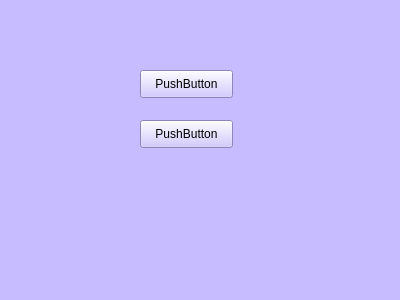
<?xml version="1.0" encoding="UTF-8"?>
<ui version="4.0">
 <class>Form</class>
 <widget class="QWidget" name="Form">
  <property name="geometry">
   <rect>
    <x>0</x>
    <y>0</y>
    <width>400</width>
    <height>300</height>
   </rect>
  </property>
  <property name="windowTitle">
   <string>Form</string>
  </property>
  <property name="styleSheet">
   <string notr="true">background:rgb(199, 188, 255)</string>
  </property>
  <widget class="QPushButton" name="exportButton">
   <property name="geometry">
    <rect>
     <x>140</x>
     <y>120</y>
     <width>93</width>
     <height>28</height>
    </rect>
   </property>
   <property name="text">
    <string>PushButton</string>
   </property>
  </widget>
  <widget class="QWidget" name="verticalLayoutWidget">
   <property name="geometry">
    <rect>
     <x>100</x>
     <y>170</y>
     <width>160</width>
     <height>80</height>
    </rect>
   </property>
   <layout class="QVBoxLayout" name="plotLayout"/>
  </widget>
  <widget class="QPushButton" name="plotButton">
   <property name="geometry">
    <rect>
     <x>140</x>
     <y>70</y>
     <width>93</width>
     <height>28</height>
    </rect>
   </property>
   <property name="text">
    <string>PushButton</string>
   </property>
  </widget>
 </widget>
 <resources/>
 <connections/>
</ui>
